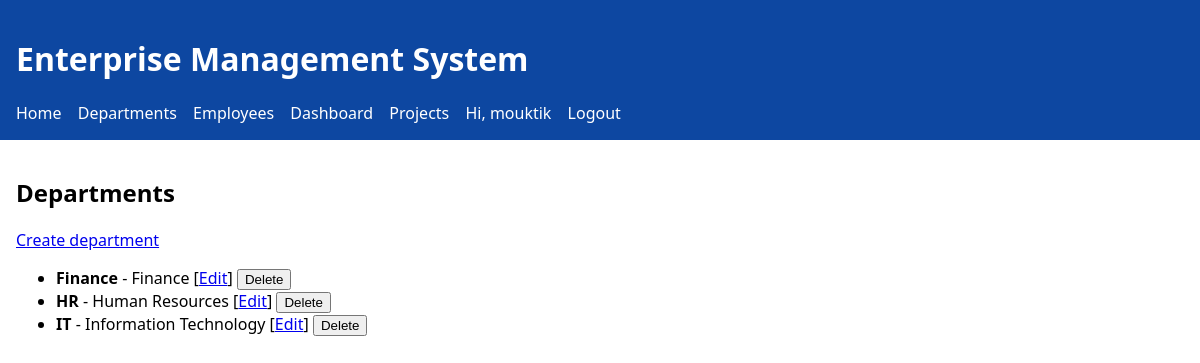
/departments/ (signed in), run on the app's committed database.
### app/models.py (models this page shows, shortened)
class User(db.Model, UserMixin):
    id = db.Column(db.Integer, primary_key=True)
    username = db.Column(db.String(80), unique=True, nullable=False)
    email = db.Column(db.String(120), unique=True, nullable=False)
    password_hash = db.Column(db.String(256), nullable=False)

class Department(db.Model):
    id = db.Column(db.Integer, primary_key=True)
    name = db.Column(db.String(120), unique=True, nullable=False)
    description = db.Column(db.Text)

### app/blueprints/departments/routes.py (the view)
@bp.route('/')
def list_departments():
    items = Department.query.order_by(Department.name.asc()).all()
    return render_template('departments/list.html', items=items)

### app/templates/departments/list.html
{% extends "base.html" %}
{% block content %}
<section>
  <h2>Departments</h2>
  <p><a href="{{ url_for('departments.create_department') }}">Create department</a></p>
  {% if items %}
  <ul>
    {% for d in items %}
      <li>
        <strong>{{ d.name }}</strong>
        {% if d.description %}- {{ d.description }}{% endif %}
        [<a href="{{ url_for('departments.edit_department', id=d.id) }}">Edit</a>]
        <form action="{{ url_for('departments.delete_department', id=d.id) }}" method="post" style="display:inline">
          <button type="submit">Delete</button>
        </form>
      </li>
    {% endfor %}
  </ul>
  {% else %}
  <p>No departments yet.</p>
  {% endif %}
</section>
{% endblock %}

### app/templates/base.html (shortened to what this page needs)
<!doctype html>
<html lang="en">
<head>
  <link rel="stylesheet" href="/static/css/app.css">
</head>
<body>
  <header class="site-header">
    <h1>Enterprise Management System</h1>
    <nav class="site-nav">
      <a href="/">Home</a>
      <a href="{{ url_for('departments.list_departments') }}">Departments</a>
      <a href="{{ url_for('employees.list_employees') }}">Employees</a>
      <a href="{{ url_for('dashboard.index') }}">Dashboard</a>
      <a href="{{ url_for('projects.list_projects') }}">Projects</a>
      {% if current_user.is_authenticated %}
        <span class="nav-user">Hi, {{ current_user.username }}</span>
        <a href="{{ url_for('auth.logout') }}">Logout</a>
      {% else %}
        <a href="{{ url_for('auth.login') }}">Login</a>
        <a href="{{ url_for('auth.register') }}">Register</a>
      {% endif %}
    </nav>
  </header>
  <main class="site-main">
    {% block content %}{% endblock %}
  </main>
</body>
</html>

### app/static/css/app.css (style rules this page uses)
body { font-family: system-ui, -apple-system, Segoe UI, Roboto, Arial, sans-serif; margin: 0; padding: 0; }
.site-header { background: #0d47a1; color: #fff; padding: 16px; }
.site-main { padding: 16px; }
.site-nav a { color: #fff; margin-right: 12px; text-decoration: none; }
.site-nav .nav-user { margin-right: 12px; }

### data on the page
User: username "mouktik"
Department: name "Finance", description "Finance"
Department: name "HR", description "Human Resources"
Department: name "IT", description "Information Technology"
